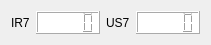
           <widget class="QWidget" name="horizontalLayoutWidget_11">
            <property name="geometry">
             <rect>
              <x>190</x>
              <y>480</y>
              <width>201</width>
              <height>28</height>
             </rect>
            </property>
            <layout class="QHBoxLayout" name="horizontalLayout_51">
             <property name="spacing">
              <number>6</number>
             </property>
             <property name="sizeConstraint">
              <enum>QLayout::SetDefaultConstraint</enum>
             </property>
             <item>
              <widget class="QLabel" name="label_42">
               <property name="text">
                <string>IR7</string>
               </property>
              </widget>
             </item>
             <item>
              <widget class="QLCDNumber" name="ir7LcdNumber">
               <property name="styleSheet">
                <string notr="true">background-color: rgb(255, 255, 255);</string>
               </property>
              </widget>
             </item>
             <item>
              <widget class="QLabel" name="label_43">
               <property name="text">
                <string>US7</string>
               </property>
              </widget>
             </item>
             <item>
              <widget class="QLCDNumber" name="us7LcdNumber">
               <property name="styleSheet">
                <string notr="true">background-color: rgb(255, 255, 255);</string>
               </property>
              </widget>
             </item>
            </layout>
           </widget>
